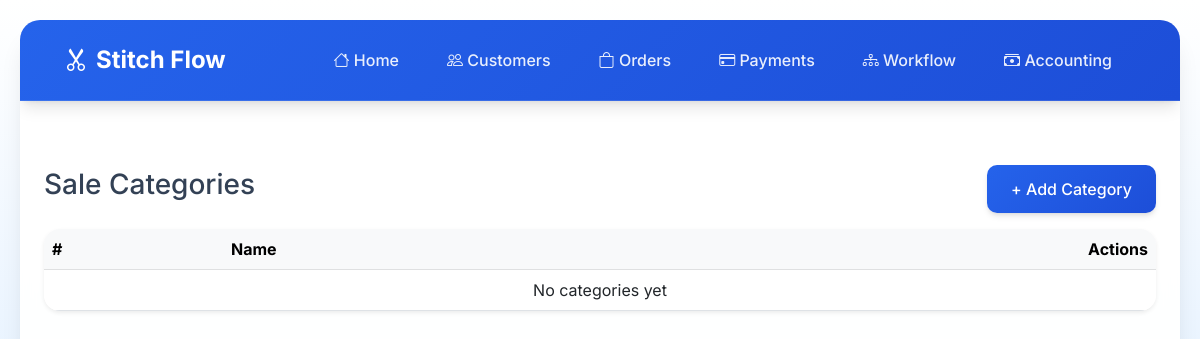
Before: /accounting/sales/categories/ with the older database file.
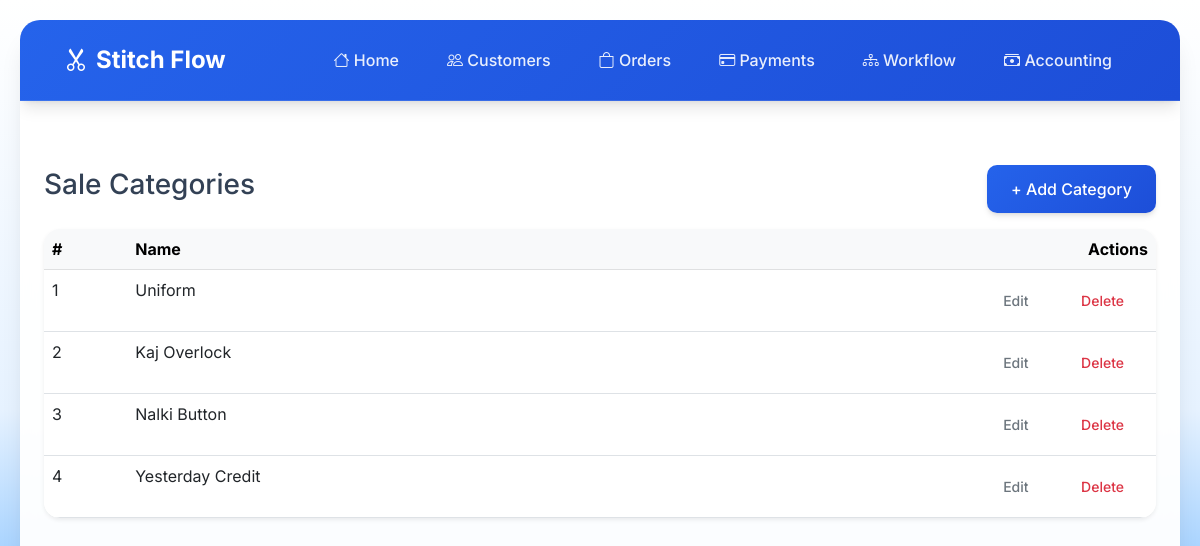
After: the same page with the newer database file.
### accounting/models.py (models this page shows, shortened)
class SaleCategory(models.Model):
    name = models.CharField(max_length=100, unique=True)

### accounting/views.py (the view)
# urls.py: path("sales/categories/", views.sale_category_list, name="sale_category_list"),
def sale_category_list(request):
    categories = SaleCategory.objects.all()
    return render(request, "accounting/category_list.html", {
        "categories": categories,
        "title": "Sale Categories",
        "type": "sale",
    })

### accounting/templates/accounting/category_list.html (shortened to what this page needs)
{% extends "base.html" %}
{% block content %}
<div class="container py-5">
    <div class="d-flex justify-content-between align-items-center mb-3">
        <h3>{{ title }}</h3>
        <a href="{% if type == 'sale' %}{% url 'sale_category_create' %}{% else %}{% url 'expense_category_create' %}{% endif %}" class="btn btn-primary">
            + Add Category
        </a>
    </div>
    <div class="card shadow-sm rounded-4">
        <div class="card-body p-0">
            <table class="table table-hover mb-0">
                <thead class="table-light">
                    <tr>
                        <th>#</th>
                        <th>Name</th>
                        <th class="text-end">Actions</th>
                    </tr>
                </thead>
                <tbody>
                    {% for category in categories %}
                    <tr>
                        <td>{{ forloop.counter }}</td>
                        <td>{{ category.name }}</td>
                        <td class="text-end">
                            <a href="{% if type == 'sale' %}{% url 'sale_category_update' category.pk %}{% else %}{% url 'expense_category_update' category.pk %}{% endif %}" class="btn btn-sm btn-outline-secondary">Edit</a>
                            <a href="{% if type == 'sale' %}{% url 'sale_category_delete' category.pk %}{% else %}{% url 'expense_category_delete' category.pk %}{% endif %}" class="btn btn-sm btn-outline-danger" onclick="return confirm('Delete this category?');">Delete</a>
                        </td>
                    </tr>
                    {% empty %}
                    <tr>
                        <td colspan="3" class="text-center">No categories yet</td>
                    </tr>
                    {% endfor %}
                </tbody>
            </table>
        </div>
    </div>
</div>
{% endblock %}

Changed rows visible on the page:
added SaleCategory: name "Uniform"
added SaleCategory: name "Kaj Overlock"
added SaleCategory: name "Nalki Button"
added SaleCategory: name "Yesterday Credit"
Other visible differences:
text no longer shown: "No categories yet"
